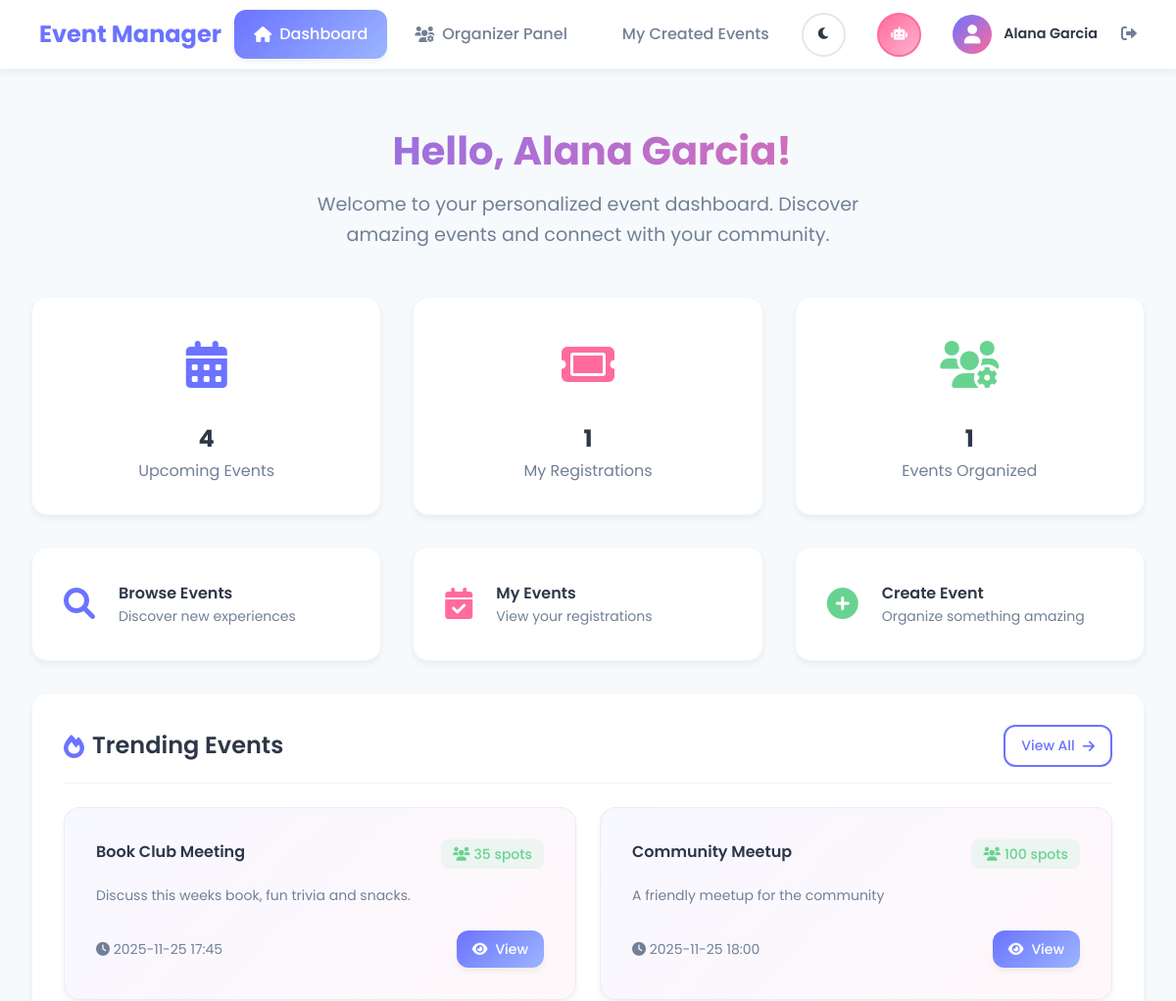
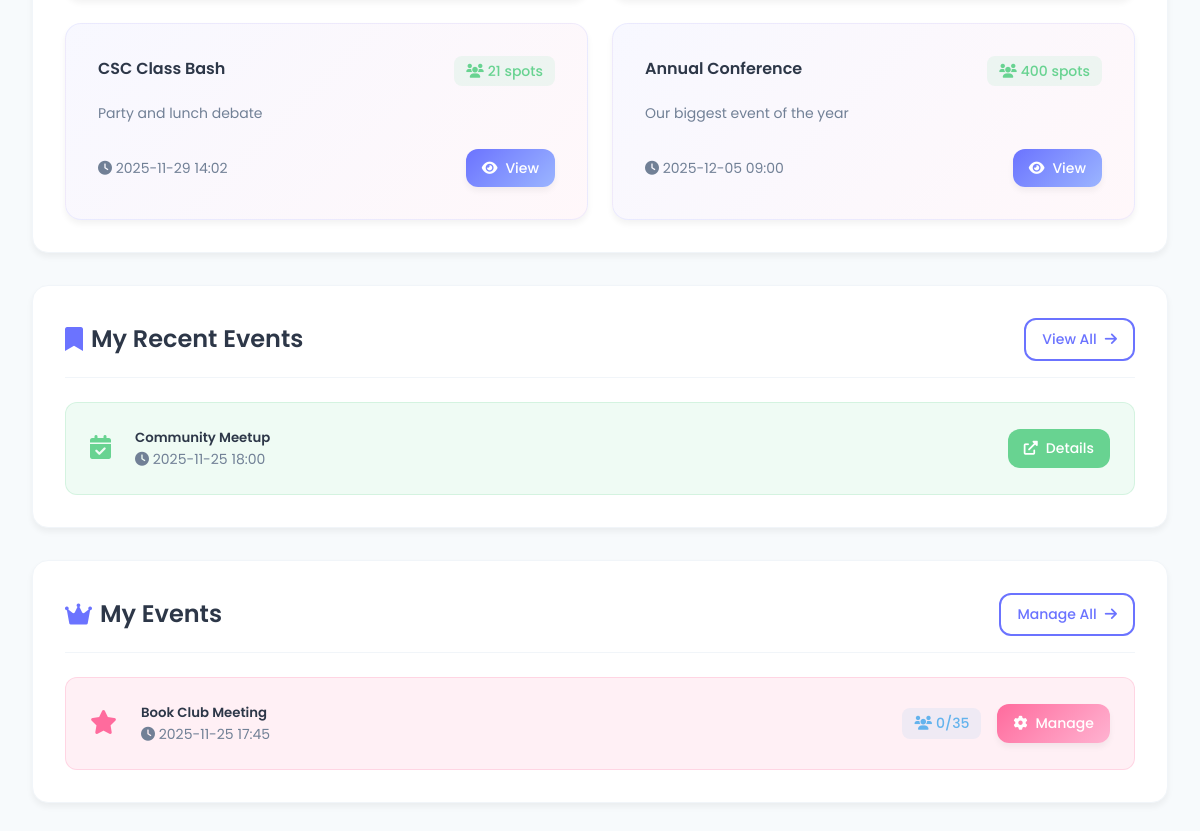
Screenshot of /dashboard (signed in) with the database file from the repository (2 pictures, top to bottom).
### tables this page shows
CREATE TABLE users (
            id INTEGER PRIMARY KEY, name TEXT, email TEXT UNIQUE, role TEXT, password_hash TEXT
        );

CREATE TABLE schedules (
            id INTEGER PRIMARY KEY, event_id INTEGER, start TEXT, end TEXT
        );

CREATE TABLE events (
            id INTEGER PRIMARY KEY, title TEXT, description TEXT, venue_id INTEGER,
            organizer_id INTEGER, capacity INTEGER
        );

CREATE TABLE registrations (
            id INTEGER PRIMARY KEY, event_id INTEGER, user_id INTEGER, created_at TEXT
        );

### app.py (the view)
@app.route('/dashboard')
@login_required
def dashboard():
    if session.get('user_role') == 'admin':
        return redirect(url_for('admin_panel'))
    events = db.get_events()
    user_registrations = db.get_registrations_by_user(session['user_id'])
    organized_events = []
    if session.get('user_role') == 'organizer':
        organized_events = db.get_events_by_organizer(session['user_id'])
    return render_template('dashboard.html',
                         events=events[:6],  # Show only first 6 events
                         user_registrations=user_registrations[:5],  # Show only first 5 registrations
                         organized_events=organized_events[:5])

### app.py (called while the page is built)
def login_required(f):
    from functools import wraps
    @wraps(f)
    def decorated_function(*args, **kwargs):
        if 'user_id' not in session:
            flash('Please log in to access this page', 'error')
            return redirect(url_for('login_page'))
        return f(*args, **kwargs)
    return decorated_function

### db.py (called while the page is built)
    def get_events(self):
        cur = self.conn.cursor()
        cur.execute('''
        SELECT e.id,e.title,e.description,e.capacity,e.organizer_id, v.name as venue_name, v.address as venue_address, s.start, s.end, u.name as organizer_name, u.email as organizer_email
        FROM events e
        LEFT JOIN venues v ON e.venue_id=v.id
        LEFT JOIN schedules s ON s.event_id=e.id
        LEFT JOIN users u ON e.organizer_id=u.id
        ORDER BY s.start IS NULL, s.start
        ''')
        rows = cur.fetchall()
        return [dict(r) for r in rows]

    def get_registrations_by_user(self, user_id):
        cur = self.conn.cursor()
        cur.execute('''
        SELECT r.event_id, e.title as event_title, e.description, e.capacity, s.start, s.end, v.name as venue_name, v.address as venue_address, u.name as organizer_name, u.email as organizer_email, r.created_at as registration_date
        FROM registrations r
        JOIN events e ON e.id=r.event_id
        LEFT JOIN schedules s ON s.event_id=e.id
        LEFT JOIN venues v ON v.id=e.venue_id
        LEFT JOIN users u ON u.id=e.organizer_id
        WHERE r.user_id=?
        ORDER BY s.start IS NULL, s.start
        ''', (user_id,))
        return [dict(r) for r in cur.fetchall()]

    def get_events_by_organizer(self, org_id):
        cur = self.conn.cursor()
        cur.execute('''
        SELECT e.id,e.title,e.description,e.capacity, v.name as venue_name, s.start
        FROM events e
        LEFT JOIN venues v ON e.venue_id=v.id
        LEFT JOIN schedules s ON s.event_id=e.id
        WHERE e.organizer_id=?
        ORDER BY s.start IS NULL, s.start
        ''', (org_id,))
        return [dict(r) for r in cur.fetchall()]

### templates/dashboard.html (shortened to what this page needs)
{% extends "base.html" %}
{% block content %}
<div class="container">
    <div class="page-header">
        <h1 class="page-title">
            Hello, {{ session.user_name }}!
        </h1>
        <p class="page-subtitle">
            Welcome to your personalized event dashboard. Discover amazing events and connect with your community.
        </p>
    </div>
    <div class="grid grid-cols-3 mb-4">
        <div class="card text-center">
            <div style="font-size: 3rem; margin-bottom: 1rem;">
                <i class="fas fa-calendar-days" style="color: var(--primary-color);"></i>
            </div>
            <h3 class="text-2xl font-bold text-primary">{{ events|length }}</h3>
            <p class="text-secondary">Upcoming Events</p>
        </div>
        <div class="card text-center">
            <div style="font-size: 3rem; margin-bottom: 1rem;">
                <i class="fas fa-ticket" style="color: var(--secondary-color);"></i>
            </div>
            <h3 class="text-2xl font-bold text-primary">{{ user_registrations|length }}</h3>
            <p class="text-secondary">My Registrations</p>
        </div>
        {% if session.user_role == 'organizer' %}
        <div class="card text-center">
            <div style="font-size: 3rem; margin-bottom: 1rem;">
                <i class="fas fa-users-cog" style="color: var(--success-color);"></i>
            </div>
            <h3 class="text-2xl font-bold text-primary">{{ organized_events|length }}</h3>
            <p class="text-secondary">Events Organized</p>
        </div>
        {% endif %}
    </div>
    <div class="grid grid-cols-3 mb-4">
        <a href="{{ url_for('events') }}" class="card flex items-center gap-3" style="text-decoration: none; transition: var(--transition);">
            <div style="font-size: 2rem; color: var(--primary-color);">
                <i class="fas fa-search"></i>
            </div>
            <div>
                <h4 class="font-semibold text-primary">Browse Events</h4>
                <p class="text-secondary text-sm">Discover new experiences</p>
            </div>
        </a>
        <a href="{{ url_for('my_registrations') }}" class="card flex items-center gap-3" style="text-decoration: none; transition: var(--transition);">
            <div style="font-size: 2rem; color: var(--secondary-color);">
                <i class="fas fa-calendar-check"></i>
            </div>
            <div>
                <h4 class="font-semibold text-primary">My Events</h4>
                <p class="text-secondary text-sm">View your registrations</p>
            </div>
        </a>
        {% if session.user_role == 'organizer' %}
        <a href="{{ url_for('create_event') }}" class="card flex items-center gap-3" style="text-decoration: none; transition: var(--transition);">
            <div style="font-size: 2rem; color: var(--success-color);">
                <i class="fas fa-plus-circle"></i>
            </div>
            <div>
                <h4 class="font-semibold text-primary">Create Event</h4>
                <p class="text-secondary text-sm">Organize something amazing</p>
            </div>
        </a>
        {% endif %}
    </div>
    {% if events %}
    <div class="card">
        <div class="card-header">
            <h2 class="card-title">
                <i class="fas fa-fire"></i>
                Trending Events
            </h2>
            <a href="{{ url_for('events') }}" class="btn btn-outline btn-sm">
                View All
                <i class="fas fa-arrow-right"></i>
            </a>
        </div>
        <div class="grid grid-cols-2 gap-3">
            {% for event in events[:4] %}
            <div class="card" style="background: linear-gradient(135deg, rgba(107, 115, 255, 0.05), rgba(255, 107, 157, 0.05)); border: 1px solid rgba(107, 115, 255, 0.1);">
                <div class="flex justify-between items-start mb-2">
                    <h4 class="font-semibold text-primary">{{ event.title }}</h4>
                    {% if event.capacity %}
                        <span class="status-badge status-available">
                            <i class="fas fa-users"></i>
                            {{ event.capacity }} spots
                        </span>
                    {% endif %}
                </div>
                {% if event.description %}
                <p class="text-secondary text-sm mb-3">{{ event.description[:100] }}{% if event.description|length > 100 %}...{% endif %}</p>
                {% endif %}
                <div class="flex justify-between items-center">
                    {% if event.start %}
                    <div class="text-sm text-secondary">
                        <i class="fas fa-clock"></i>
                        {{ event.start }}
                    </div>
                    {% endif %}
                    <a href="{{ url_for('event_detail', event_id=event.id) }}" class="btn btn-primary btn-sm">
                        <i class="fas fa-eye"></i>
                        View
                    </a>
                </div>
            </div>
            {% endfor %}
        </div>
    </div>
    {% endif %}
    {% if user_registrations %}
    <div class="card mt-4">
        <div class="card-header">
            <h2 class="card-title">
                <i class="fas fa-bookmark"></i>
                My Recent Events
            </h2>
            <a href="{{ url_for('my_registrations') }}" class="btn btn-outline btn-sm">
                View All
                <i class="fas fa-arrow-right"></i>
            </a>
        </div>
        <div class="grid grid-cols-1 gap-3">
            {% for reg in user_registrations[:3] %}
            <div class="flex items-center justify-between p-3 rounded" style="background: rgba(104, 211, 145, 0.1); border: 1px solid rgba(104, 211, 145, 0.2);">
                <div class="flex items-center gap-3">
                    <div style="font-size: 1.5rem; color: var(--success-color);">
                        <i class="fas fa-calendar-check"></i>
                    </div>
                    <div>
                        <h5 class="font-semibold text-primary">{{ reg.event_title }}</h5>
                        {% if reg.start %}
                        <p class="text-sm text-secondary">
                            <i class="fas fa-clock"></i>
                            {{ reg.start }}
                        </p>
                        {% endif %}
                    </div>
                </div>
                <a href="{{ url_for('event_detail', event_id=reg.event_id) }}" class="btn btn-success btn-sm">
                    <i class="fas fa-external-link-alt"></i>
                    Details
                </a>
            </div>
            {% endfor %}
        </div>
    </div>
    {% endif %}
    {% if session.user_role == 'organizer' and organized_events %}
    <div class="card mt-4">
        <div class="card-header">
            <h2 class="card-title">
                <i class="fas fa-crown"></i>
                My Events
            </h2>
            <a href="{{ url_for('organizer_panel') }}" class="btn btn-outline btn-sm">
                Manage All
                <i class="fas fa-arrow-right"></i>
            </a>
        </div>
        <div class="grid grid-cols-1 gap-3">
            {% for event in organized_events[:3] %}
            <div class="flex items-center justify-between p-3 rounded" style="background: rgba(255, 107, 157, 0.1); border: 1px solid rgba(255, 107, 157, 0.2);">
                <div class="flex items-center gap-3">
                    <div style="font-size: 1.5rem; color: var(--secondary-color);">
                        <i class="fas fa-star"></i>
                    </div>
                    <div>
                        <h5 class="font-semibold text-primary">{{ event.title }}</h5>
                        {% if event.start %}
                        <p class="text-sm text-secondary">
                            <i class="fas fa-clock"></i>
                            {{ event.start }}
                        </p>
                        {% endif %}
                    </div>
                </div>
                <div class="flex items-center gap-2">
                    <span class="status-badge status-upcoming text-sm">
                        <i class="fas fa-users"></i>
                        {{ event.registered_count if event.registered_count else 0 }}/{{ event.capacity }}
                    </span>
                    <a href="{{ url_for('event_detail', event_id=event.id) }}" class="btn btn-secondary btn-sm">
                        <i class="fas fa-cog"></i>
                        Manage
                    </a>
                </div>
            </div>
            {% endfor %}
        </div>
    </div>
    {% endif %}
</div>
{% endblock %}

### templates/base.html (shortened to what this page needs)
<!DOCTYPE html>
<html lang="en">
<head>
    <link rel="stylesheet" href="https://cdnjs.cloudflare.com/ajax/libs/font-awesome/6.0.0/css/all.min.css">
    <link rel="stylesheet" href="{{ url_for('static', filename='css/style.css') }}">
</head>
<body>
    {% if session.user_id %}
    <nav class="navbar">
        <div class="nav-container">
            <div class="nav-brand">
                {% if session.user_role == 'admin' %}
                    <a href="{{ url_for('admin_panel') }}" class="brand-link">Event Manager</a>
                {% else %}
                    <span>Event Manager</span>
                {% endif %}
            </div>
            <div class="nav-links">
                {% if session.user_role == 'admin' %}
                {% else %}
                    <a href="{{ url_for('dashboard') }}" class="nav-link {{ 'active' if request.endpoint == 'dashboard' }}">
                        <i class="fas fa-home"></i>
                        Dashboard
                    </a>
                    <a href="{{ url_for('organizer_panel') }}" class="nav-link {{ 'active' if request.endpoint == 'organizer_panel' }}">
                        <i class="fas fa-users-cog"></i>
                        Organizer Panel
                    </a>
                    <a href="{{ url_for('my_events') }}" class="nav-link {{ 'active' if request.endpoint == 'my_events' }}">
                        My Created Events
                    </a>
                {% endif %}
            </div>
            <div class="nav-user">
                <button class="theme-toggle" onclick="toggleTheme()" title="Toggle theme">
                    <i class="fas fa-moon" id="theme-icon"></i>
                </button>
                {% if session.user_id and session.user_role != 'admin' %}
                <button class="ai-toggle" onclick="toggleAI()" title="Event Assistant Chat">
                    <i class="fas fa-robot"></i>
                </button>
                {% endif %}
                <div class="user-info">
                    <div class="user-avatar">
                        <i class="fas fa-user"></i>
                    </div>
                    <div class="user-details">
                        <span class="user-name">{{ session.user_name }}</span>
                    </div>
                </div>
                <a href="{{ url_for('logout') }}" class="logout-btn" title="Logout">
                    <i class="fas fa-sign-out-alt"></i>
                </a>
            </div>
        </div>
    </nav>
    {% endif %}
    <main class="main-content {{ 'no-nav' if not session.user_id }}">
        {% block content %}{% endblock %}
    </main>
</body>
</html>

### rows the page displays
users: user_name "Alana Garcia"
schedules: title "Book Club Meeting", capacity "35", description "Discuss this weeks book, fun trivia and snacks.", start "2025-11-25 17:45", registered_count "0"
schedules: title "Community Meetup", capacity "100", description "A friendly meetup for the community", start "2025-11-25 18:00"
schedules: title "CSC Class Bash", capacity "21", description "Party and lunch debate", start "2025-11-29 14:02"
schedules: title "Annual Conference", capacity "400", description "Our biggest event of the year", start "2025-12-05 09:00"
registrations: event_title "Community Meetup", start "2025-11-25 18:00"

### other values shown
{{ events|length }} "4"
{{ user_registrations|length }} "1"
{{ organized_events|length }} "1"
